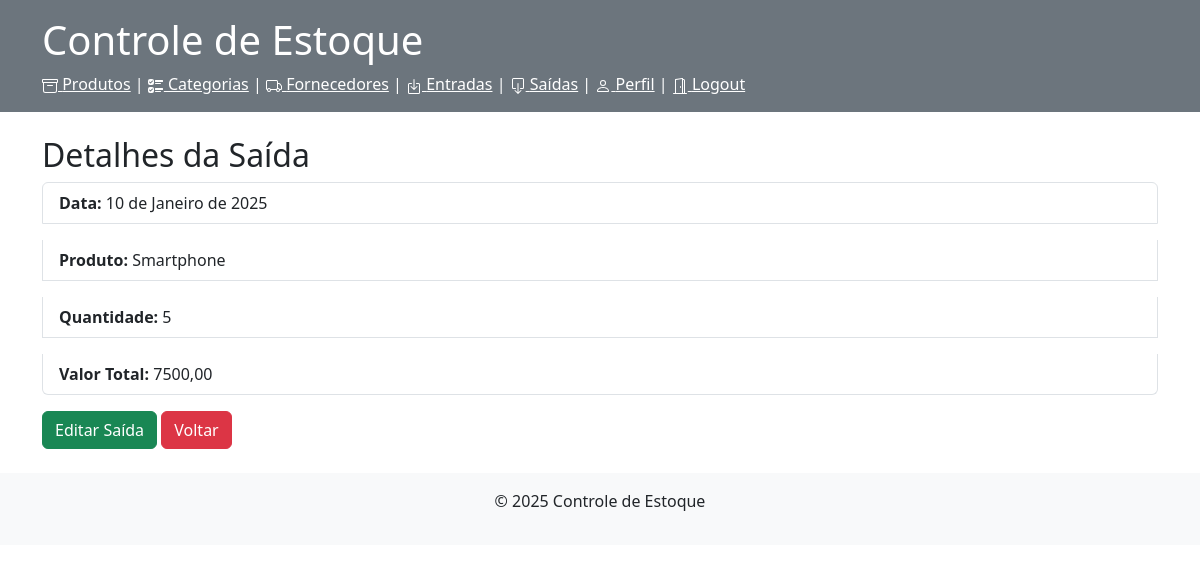
The page /saidas/detalhes/1/ (signed in) on the database its author committed.
### produtos/models.py (models this page shows, shortened)
class Saida(models.Model):
    produto = models.ForeignKey('Produto', on_delete=models.CASCADE)
    quantidade = models.IntegerField()
    data = models.DateField(auto_now_add=True)
    valor_total = models.DecimalField(max_digits=10, decimal_places=2)

class Produto(models.Model):
    nome = models.CharField(max_length=100)
    quantidade = models.IntegerField(validators=[MinValueValidator(0)]) #quantidade minima 0
    preco = models.DecimalField(max_digits=10, decimal_places=2)
    descricao = models.CharField(max_length=500, blank=True)
    fornecedor = models.ForeignKey('Fornecedor', on_delete=models.CASCADE)
    categoria = models.ForeignKey('Categoria', on_delete=models.CASCADE)
    def __str__(self):
        return self.nome

### produtos/views.py (the view)
# urls.py: path('saidas/detalhes/<int:pk>/', detalhes_saida, name='detalhes_saida'),
@login_required
def detalhes_saida(request, pk):
    saida = get_object_or_404(Saida, pk=pk)
    return render(request, 'detalhes_saida.html', {'saida': saida})

### produtos/templates/detalhes_saida.html (shortened to what this page needs)
{% extends 'base.html' %}
{% block content %}
    <h2>Detalhes da Saída</h2>
    <ul class="list-group">
        <p class="list-group-item"><strong>Data:</strong> {{ saida.data }}</p>
        <p class="list-group-item"><strong>Produto:</strong> {{ saida.produto }}</p>
        <p class="list-group-item"><strong>Quantidade:</strong> {{ saida.quantidade }}</p>
        <p class="list-group-item"><strong>Valor Total:</strong> {{ saida.valor_total }}</p>
    </ul>
    <a class="btn btn-success" href="{% url 'atualizar_saida' saida.pk %}">Editar Saída</a>
    <a class="btn btn-danger" href="{% url 'listar_saidas' %}">Voltar</a>
{% endblock %}

### rows shown on the page
Saida: data "10 de Janeiro de 2025", produto "Smartphone", quantidade "5", valor_total "7500,00"
